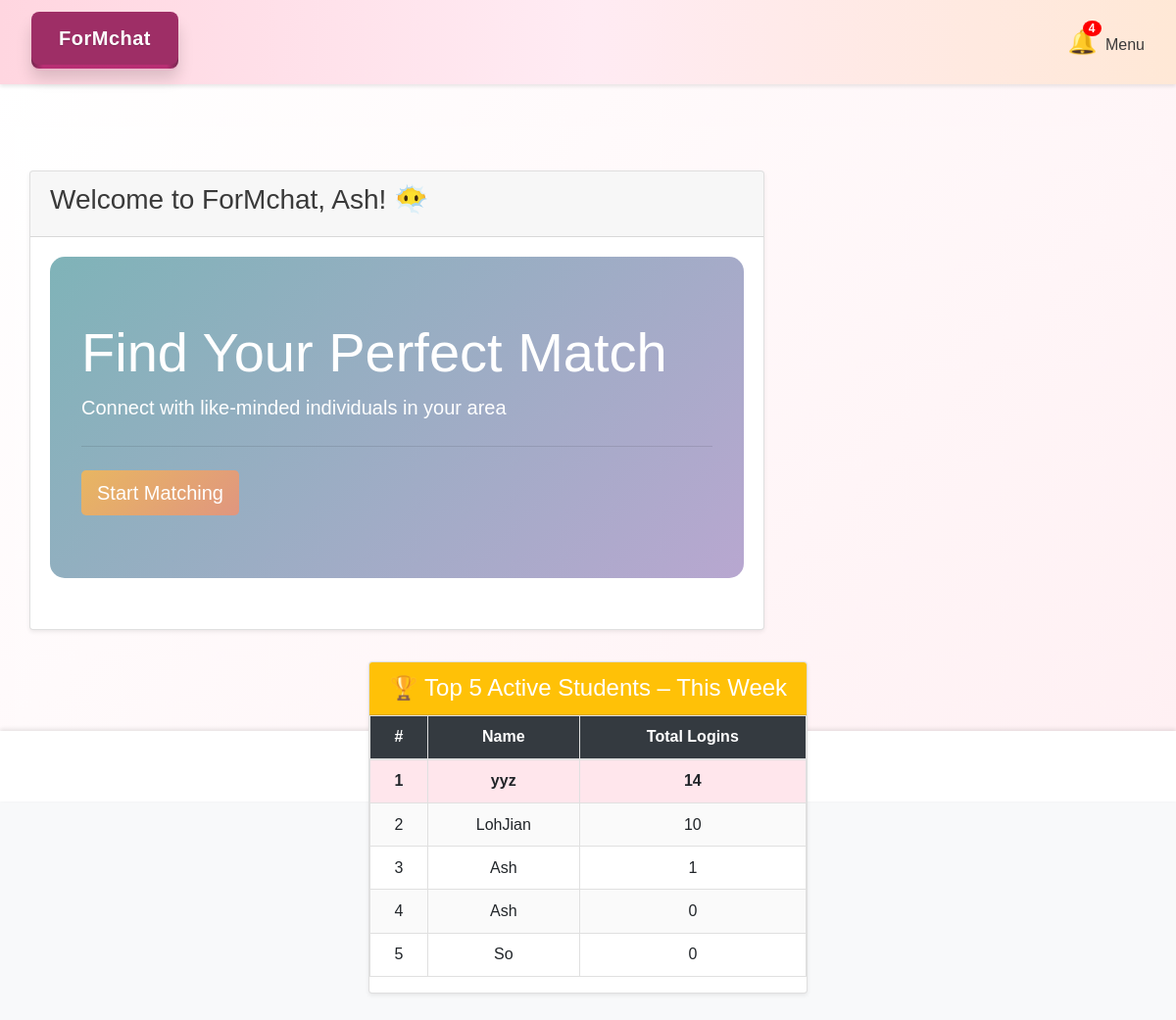
Page /mainpage (signed in) on the earlier database version.
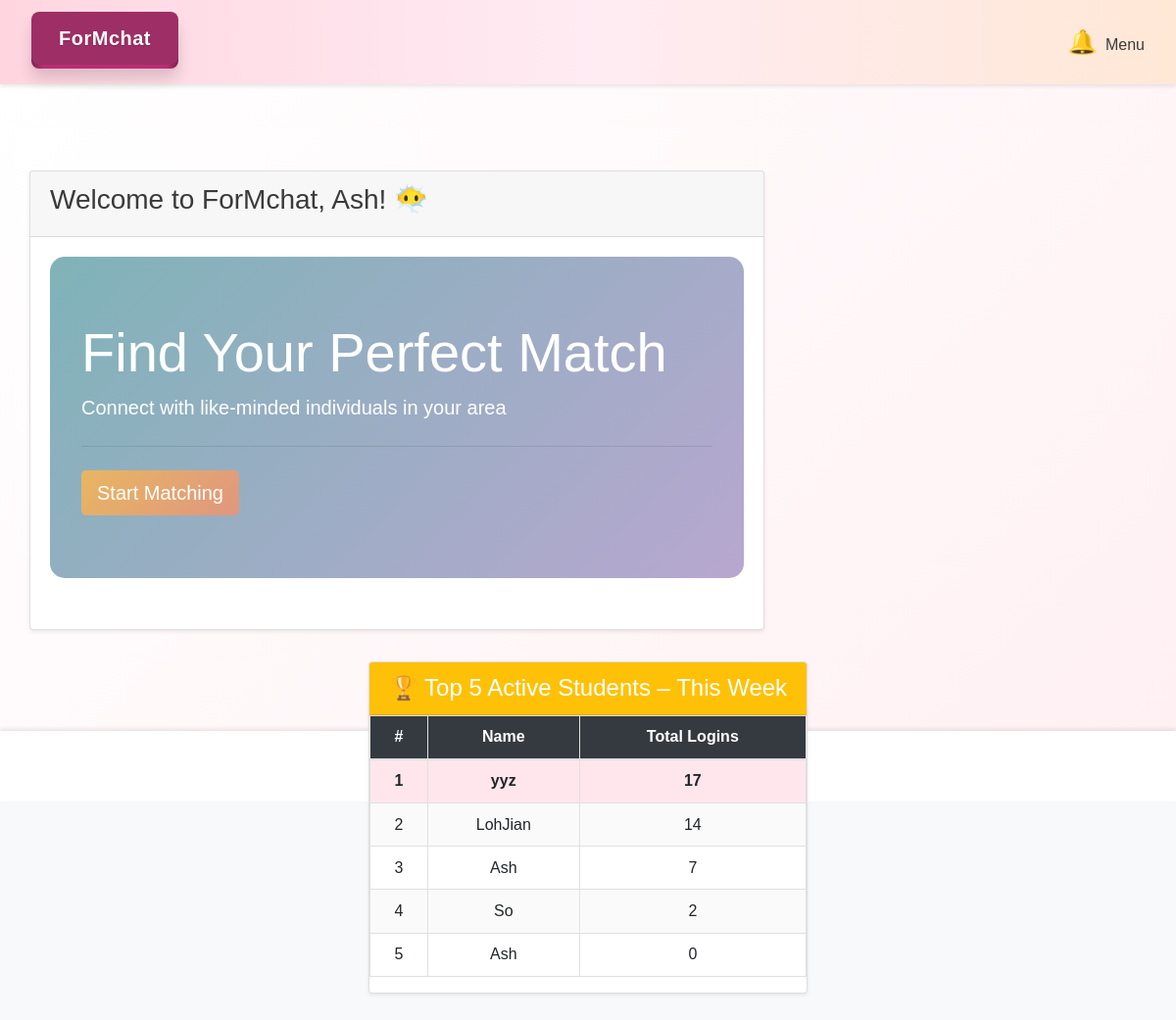
Same page on the later database version.
### app.py (models this page shows)
class User(db.Model):
    __tablename__ = 'user'
    id = db.Column(db.Integer, primary_key=True)
    username = db.Column(db.String(100), nullable=False)
    email = db.Column(db.String(120), unique=True, nullable=False)
    password = db.Column(db.String(200), nullable=False)
    is_verified = db.Column(db.Boolean, default=False)
    verification_status = db.Column(db.String(100), default="Pending Approval")
    age = db.Column(db.Integer)
    race = db.Column(db.String(50))
    faculty = db.Column(db.String(50))
    sex = db.Column(db.String(10))
    bio = db.Column(db.Text)
    location = db.Column(db.String(100))
    avatar = db.Column(db.String(200), default=app.config['DEFAULT_AVATAR_PATH'])
    likes_received = db.relationship("Like", foreign_keys="Like.target_user_id", backref="target_user")
    loves_received = db.relationship("Love", foreign_keys="Love.target_user_id", backref="target_user")
    sent_messages = db.relationship('Message', foreign_keys='Message.sender_id', backref='sender')
    received_messages = db.relationship('Message', foreign_keys='Message.receiver_id', backref='receiver')
    last_login = db.Column(db.DateTime, default=datetime.utcnow)
    login_count = db.Column(db.Integer, default=0)

### app.py (the view)
@app.route('/mainpage')
def mainpage():
    if 'user_id' not in session:
        return redirect(url_for('login'))
    user = User.query.get(session['user_id'])
    if not user:
        flash('User not found')
        return redirect(url_for('login'))
    one_week_ago = datetime.utcnow() - timedelta(days=7)
    top_users = User.query.filter(User.last_login >= one_week_ago)\
                          .order_by(User.login_count.desc())\
                          .limit(5).all()
    return render_template('mainpage.html', user=user, users=top_users)

### app.py (called while the page is built)
@app.before_request
def before_request():
    if 'session_id' not in session:
        session['session_id'] = secrets.token_hex(16)

def generate_csrf_token():
    if 'csrf_token' not in session:
        session['csrf_token'] = secrets.token_hex(16)
    return session['csrf_token']

@app.context_processor
def inject_user_and_notifications():
    user = None
    unread_count = 0
    if 'user_id' in session:
        user_id = session['user_id']
        user = User.query.get(user_id)
        unread_count = Notification.query.filter_by(user_id=user_id, is_read=False).count()
    return dict(user=user, unread_count=unread_count)

@app.context_processor   #pass current_user to render_template() again and always available in base.html
def inject_current_user():
    user_id = session.get('user_id')
    if user_id:
        current_user = User.query.get(user_id)
        return dict(current_user=current_user)
    return dict(current_user=None)

### frontend/templates/mainpage.html (shortened to what this page needs)
{% extends "base.html" %}
{% block content %}
<head>
    <link rel="stylesheet" href="https://stackpath.bootstrapcdn.com/bootstrap/4.5.2/css/bootstrap.min.css">
    <link rel="stylesheet" href="{{ url_for('static', filename='css/style.css') }}">
</head>
<body>
    <div class="body-color">
        <div class="container-fluid mt-4">
    <div class="body-color">
        <div class="container-fluid mt-4">
            <div class="row">
                <div class="col-md-8">
                    <div class="card">
                        <div class="card-header">
                            <h3>Welcome to ForMchat, {{ user.username }}! 😶‍🌫️</h3>
                        </div>
                        <div class="card-body">
                            <div class="jumbotron">
                                <h1 class="display-4">Find Your Perfect Match</h1>
                                <p class="lead">Connect with like-minded individuals in your area</p>
                                <hr class="my-4">
                                <a class="btn start-matching-btn btn-lg" role="button" onclick="window.location.href='/matches'">Start Matching</a>
                            </div>
                        </div>
                    </div>
                </div>
                <section class="top-active box card">
                    <div class="card-header bg-warning text-white">
                        <h4 class="mb-0">🏆 Top 5 Active Students – This Week</h4>
                    </div>
                    <div class="card-body p-0">
                        <table class="leaderboard table">
                            <thead class="thead-dark">
                                <tr>
                                    <th scope="col">#</th>
                                    <th scope="col">Name</th>
                                    <th scope="col">Total Logins</th>
                                </tr>
                            </thead>
                            <tbody>
                                {% for user in users %}
                                <tr>
                                    <td>{{ loop.index }}</td>
                                    <td>{{ user.username }}</td>
                                    <td>{{ user.login_count }}</td>
                                </tr>
                                {% endfor %}
                            </tbody>
                        </table>
                    </div>
                </section>
            </div>
        </div>
    </div>
</body>
{% endblock %}

Differences in the rows shown:
changed User (number 1 of 5 on the later page): login_count "1" → "7"
changed User "yyz": login_count "14" → "17"
changed User "LohJian": login_count "10" → "14"
changed User "So": login_count "0" → "2"; moves up the list
Other differences:
{{ unread_count }}: "4" → (not shown)
